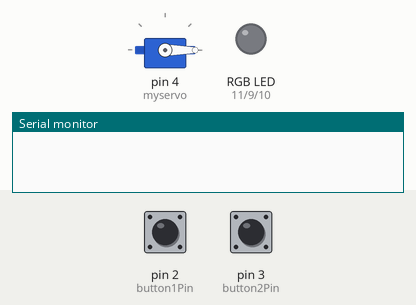
Bench run of a sketch on a simulated Arduino Uno, built with avr-gcc and run on an emulated ATmega328P. Shown: servo, an RGB LED mixed from three pins (HIGH = lit), the last lines printed to the serial monitor. The test bench sets the inputs (shaded band); at power-on: pin 3 (button2Pin) LOW, pin 2 (button1Pin) LOW.

Above: at 1.2 s.
1.3 s: pin 3 (button2Pin) pulled HIGH for 0.15 s
At 4.2 s:
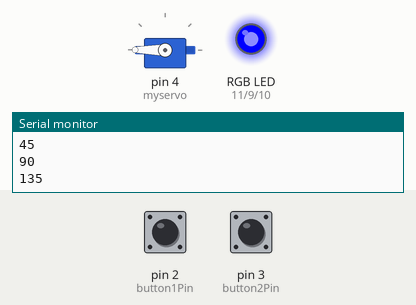
4.4 s: pin 2 (button1Pin) pulled HIGH for 3.2 s
At 8.8 s:
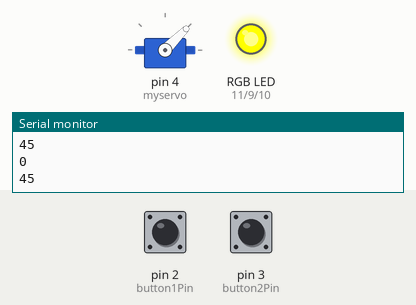
9.1 s: pin 2 (button1Pin) pulled HIGH for 0.15 s
At 10.4 s:
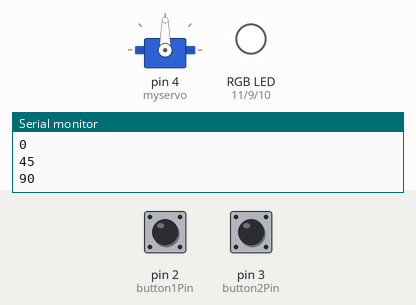
11.1 s: pin 3 (button2Pin) pulled HIGH for 1 s
At 13.3 s:
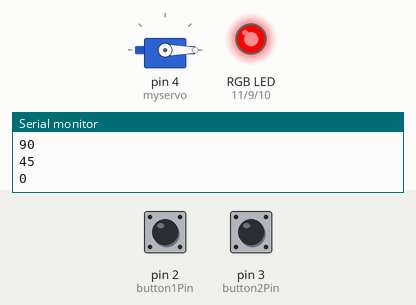
13.6 s: pin 2 (button1Pin) pulled HIGH for 1 s
At 14.0 s:
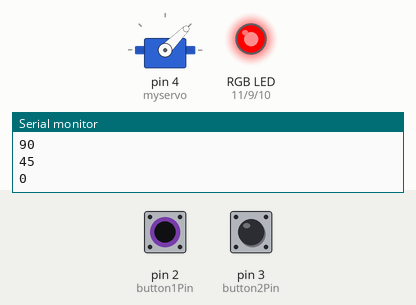
16.1 s: pin 2 (button1Pin) pulled HIGH for 0.15 s
At 16.9 s:
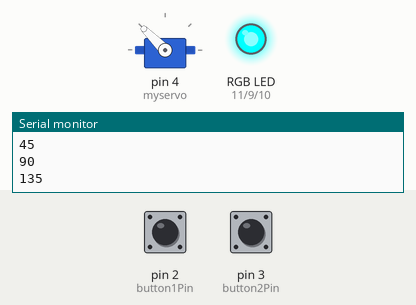
Timing chart, 0 to 19.1 s (numbered marks = the images above; inputs shaded):
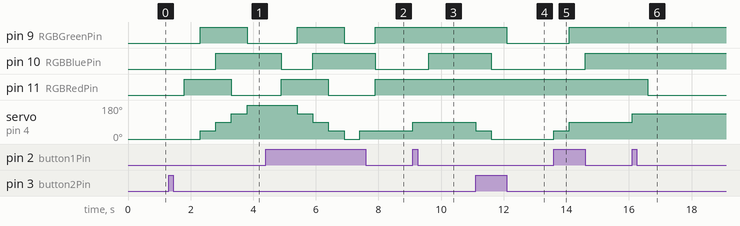

The sketch:

Challenge_3.ino
```cpp
//Name: Alex Dorodko
//Date: 04/DEC/2020
//Purpose: This program rotates the rotor depending on which button you press, and displays a color depending how many degrees the rotor is rotated.

#include <Servo.h>
Servo myservo;
int val;

int degrees = 0;

int button1Pin = 2;
int button2Pin = 3;

int RGBRedPin = 11;
int RGBGreenPin = 9;
int RGBBluePin = 10;

int redColors[] = {255, 255, 255, 0, 0};
int greenColors[] = {0, 255, 255, 255, 0};
int blueColors[] = {0, 0, 255, 255, 255};


void setup()
{
    myservo.attach(4);
    Serial.begin(9600);
    myservo.write(0);
    pinMode(RGBRedPin, OUTPUT);
    pinMode(RGBBluePin, OUTPUT);
    pinMode(RGBGreenPin, OUTPUT);
}

void loop()
{

    //If button 1 is pressed, go +45 degrees.
    if (digitalRead(button1Pin) == HIGH)
    {
        degrees += 45;
        myservo.write(degrees);
        delay(500);

      	Serial.println(degrees);

        //Output a different color depending on the degree
        color(degrees);

        //If it is pressed again when maxed out, go back to 0 degrees and output each color.
        if (degrees > 180)
        {
            for (int i = 0; i < 5; i++)
            {
                degrees -= 45;
                myservo.write(degrees);

                analogWrite(RGBRedPin, redColors[i]);
                analogWrite(RGBGreenPin, greenColors[i]);
                analogWrite(RGBBluePin, blueColors[i]);

                delay(500);

              	Serial.println(degrees);
            }
        }


    }

    //If button 2 is pressed, go -45 degrees.
    else if (digitalRead(button2Pin) == HIGH)
    {
        degrees -= 45;
        myservo.write(degrees);
        delay(500);

      	Serial.println(degrees);

        //Output a color
        color(degrees);

        //If it is pressed while its at 0, it will go to 180 and output the colors.
      	if (0 > degrees)
        {
            for (int i = 0; i < 5; i++)
            {
                degrees += 45;
                myservo.write(degrees);

                analogWrite(RGBRedPin, redColors[i]);
                analogWrite(RGBGreenPin, greenColors[i]);
                analogWrite(RGBBluePin, blueColors[i]);

                delay(500);

              	Serial.println(degrees);
            }
        }
    }
}

//Function to output color based on degree.
void color(int degrees)
{
    switch (degrees)
        {
        case 0:
            digitalWrite(RGBRedPin, HIGH);
            digitalWrite(RGBGreenPin, LOW);
            digitalWrite(RGBBluePin, LOW);
            break;

        case 45:
            digitalWrite(RGBRedPin, HIGH);
            digitalWrite(RGBGreenPin, HIGH);
            digitalWrite(RGBBluePin, LOW);
            break;

        case 90:
            digitalWrite(RGBRedPin, HIGH);
            digitalWrite(RGBGreenPin, HIGH);
            digitalWrite(RGBBluePin, HIGH);
            break;

        case 135:
            digitalWrite(RGBRedPin, LOW);
            digitalWrite(RGBGreenPin, HIGH);
            digitalWrite(RGBBluePin, HIGH);
            break;

        case 180:
            digitalWrite(RGBRedPin, LOW);
            digitalWrite(RGBGreenPin, LOW);
            digitalWrite(RGBBluePin, HIGH);
            break;

        default:
            break;
        }
}
```

Measured:
- after the input at 1.3 s, pin 9 (RGBGreenPin): LOW → HIGH after 1.0 s, → LOW 1.5 s later; pin 10 (RGBBluePin): LOW → HIGH after 1.5 s; pin 11 (RGBRedPin): LOW → HIGH after 0.50 s, → LOW 1.5 s later; servo on pin 4 (myservo): 0° → 45° after 1.0 s, → 90° 0.50 s later, → 135° 0.50 s later, → 180° 0.50 s later
- after the input at 4.4 s, pin 9 (RGBGreenPin): LOW → HIGH after 1.0 s, → LOW 1.5 s later, → HIGH 1.0 s later; pin 10 (RGBBluePin): HIGH → LOW after 0.50 s, → HIGH 1.0 s later, → LOW 2.0 s later
- after the input at 9.1 s, pin 10 (RGBBluePin): LOW → HIGH after 0.50 s; servo on pin 4 (myservo): 45° → 90° at once
- after the input at 11.1 s, pin 9 (RGBGreenPin): HIGH → LOW after 1.0 s; pin 10 (RGBBluePin): HIGH → LOW after 0.50 s; servo on pin 4 (myservo): 90° → 45° at once, → 0° 0.50 s later
- after the input at 13.6 s, pin 9 (RGBGreenPin): LOW → HIGH after 0.50 s; pin 10 (RGBBluePin): LOW → HIGH after 1.0 s; servo on pin 4 (myservo): 0° → 45° at once, → 90° 0.50 s later
- after the input at 16.1 s, pin 11 (RGBRedPin): HIGH → LOW after 0.50 s; servo on pin 4 (myservo): 90° → 135° at once
